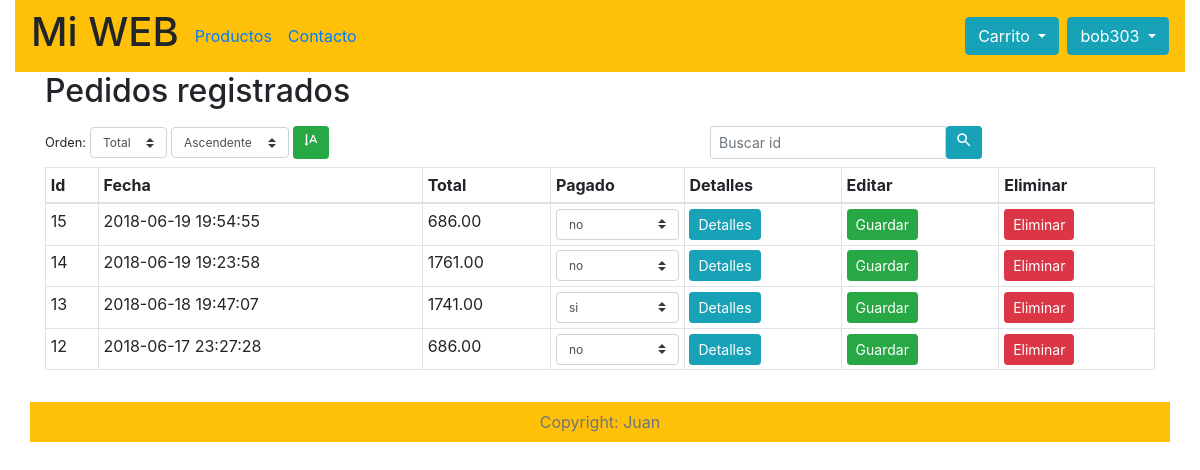
The app's page /admin_pedidos.php (signed in), older data.
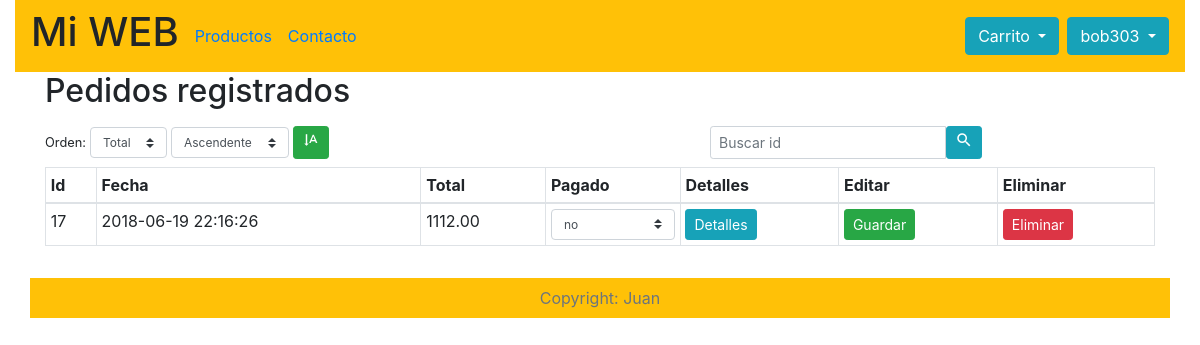
The same page, newer data.
### tables this page shows
CREATE TABLE `pedidos` (
  `id` int(10) NOT NULL,
  `id_cliente` int(20) NOT NULL,
  `fecha` timestamp NOT NULL DEFAULT CURRENT_TIMESTAMP,
  `total` decimal(10,2) NOT NULL,
  `pagado` enum('si','no') NOT NULL DEFAULT 'no'
);

### librerias/consultas_bd.php (called while the page is built, shortened)
<?php
function is_admin($conexion, $email)
{
    $consulta = mysqli_query($conexion, "SELECT * FROM usuarios WHERE email = '$email'");
    if ($consulta->num_rows > 0) {
        $registro = mysqli_fetch_array($consulta);
        if ($registro['rol'] == 'admin') {
            return true;
        }
    }
    return false;
}
function total_pedido($conexion, $id_pedido){
    $consulta = mysqli_query($conexion, "SELECT SUM(P.precio) FROM productos P, pedidos_productos PP WHERE PP.id_pedido = '$id_pedido' AND P.id = PP.id_producto");
    $total = mysqli_fetch_array($consulta);
    return $total[0];
}
function pedido_pagado($conexion, $id_pedido){
    $consulta = mysqli_query($conexion, "SELECT pagado FROM pedidos WHERE id='$id_pedido'");
    $registro = mysqli_fetch_array($consulta);
    if($registro['pagado'] == 'si'){
        return true;
    }
    return false;
}
function list_registros($conexion, $tabla, $orden, $tipo, $id_categoria)
{
    if ($id_categoria != "todos") {
        $sql = "SELECT * FROM $tabla WHERE id_categoria = '$id_categoria' ORDER BY $orden $tipo";
    } else {
        $sql = "SELECT * FROM $tabla ORDER BY $orden $tipo";
    }
    $consulta = mysqli_query($conexion, $sql);
    return $consulta;
}

### admin_pedidos.php (the view, shortened to what the changed rows need)
<?php
    include "database/conexion_bd.php";
    include "librerias/consultas_bd.php";
    $titulo = "Pedidos registrados";
    if($_SESSION['email'] && is_admin($conexion,$_SESSION['email'])){
        if (isset($_POST['buscar'])) {
           echo "Hola";
            $consulta = buscar($conexion, 'pedidos', 'id', $_POST['texto']);
            $titulo = "Buscando: <i>" . $_POST['texto'] . "...</i>";
        }else if (isset($_POST['ordenar'])) {
            $consulta = list_registros($conexion, 'pedidos', $_POST['orden'], $_POST['tipo'], "todos");
        } else {
            $consulta = list_registros($conexion, 'pedidos', 'fecha', "DESC", "todos");
        }
?>
    <!doctype html>
    <html lang="es">
    <head>
        <?php include "plantillas/plantilla_cabecera.php";?>
    </head>
    <body>
        <div class="container-fluid">
            <?php include "plantillas/plantilla_navegacion.php";?>
            <div class="container">
                <div class="row">
                    <div class="col-12">
                        <h2><?=$titulo;?></h2>
                        <div class="row">
                            <div class="col-12">
                                <?php include "plantillas/plantilla_buscador_pedidos.php"?>
                            </div>
                        </div>
                        <table class="table table-sm table-bordered table-hover">
                            <thead>
                                <tr>
                                    <th scope="col">Id</th>
                                    <th scope="col">Fecha</th>
                                    <th scope="col">Total</th>
                                    <th scope="col">Pagado</th>
                                    <th scope="col">Detalles</th>
                                    <th scope="col">Editar</th>
                                    <th scope="col">Eliminar</th>
                                </tr>
                            </thead>
                            <?php
                                while ($row = mysqli_fetch_array($consulta)) { ?>
                                    <form action="" method="post">
                                    <tr>
                                        <td><?=$row['id'];?></td>
                                        <td><?=$row['fecha'];?></td>
                                        <td>
                                        <?php
                                            if(!pedido_pagado($conexion, $row['id'])){
                                                print_r(total_pedido($conexion, $row['id']));
                                            }
                                            else{
                                                echo $row['total'];
                                            }
                                        ?>
                                        </td>
                                        <td>
                                            <select class="custom-select custom-select-sm" name="pagado" id="pagado">
                                            <?php
                                                if($row['pagado'] == 'si'){
                                                    echo "<option value='si' selected>si</option>";
                                                }
                                                else{
                                                    echo "<option value='no' selected>no</option>";
                                                }
                                            ?>
                                            </select>
                                        </td>
                                        <td><a class='btn btn-sm btn-info' href='detalles_pedido.php?id_pedido=<?=$row['id'];?>'>Detalles</a></td>
                                        <td>
                                            <button type="submit" name="guardar" class='btn btn-sm btn-success'>Guardar</button>
                                        </td>
                                        <td><a class='btn btn-sm btn-danger' href='?eliminar_id=<?=$row['id'];?>'>Eliminar</a></td>
                                    </tr>
                                   </form>
                             <?php } ?>
                        </table>
                    </div>
                </div>
            </div>
            <div class="container-fluid">
                <?php include "plantillas/plantilla_pie.php";?>
            </div>
        </div>
    </body>
    </html>
    <?php } ?>

Row changes from the older to the newer data that the page shows:
removed pedidos: id "15", fecha "2018-06-19 19:54:55", value "686.00", pagado "no"
removed pedidos: id "14", fecha "2018-06-19 19:23:58", value "1761.00", pagado "no"
removed pedidos: id "13", fecha "2018-06-18 19:47:07", total "1741.00", pagado "si"
removed pedidos: id "12", fecha "2018-06-17 23:27:28", value "686.00", pagado "no"
added pedidos: id "17", fecha "2018-06-19 22:16:26", value "1112.00", pagado "no"
